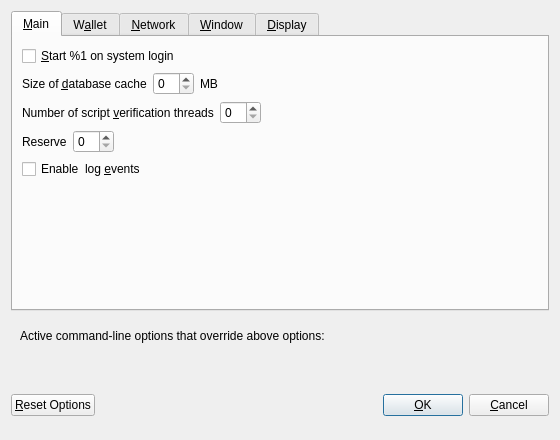
<?xml version="1.0" encoding="UTF-8"?>
<ui version="4.0">
 <class>OptionsDialog</class>
 <widget class="QDialog" name="OptionsDialog">
  <property name="geometry">
   <rect>
    <x>0</x>
    <y>0</y>
    <width>560</width>
    <height>440</height>
   </rect>
  </property>
  <property name="windowTitle">
   <string>Options</string>
  </property>
  <property name="modal">
   <bool>true</bool>
  </property>
  <layout class="QVBoxLayout" name="verticalLayout">
   <item>
    <widget class="QTabWidget" name="tabWidget">
     <property name="currentIndex">
      <number>0</number>
     </property>
     <widget class="QWidget" name="tabMain">
      <attribute name="title">
       <string>&amp;Main</string>
      </attribute>
      <layout class="QVBoxLayout" name="verticalLayout_Main">
       <item>
        <widget class="QCheckBox" name="bitcoinAtStartup">
         <property name="toolTip">
          <string>Automatically start %1 after logging in to the system.</string>
         </property>
         <property name="text">
          <string>&amp;Start %1 on system login</string>
         </property>
        </widget>
       </item>
       <item>
        <layout class="QHBoxLayout" name="horizontalLayout_2_Main">
         <item>
          <widget class="QLabel" name="databaseCacheLabel">
           <property name="text">
            <string>Size of &amp;database cache</string>
           </property>
           <property name="textFormat">
            <enum>Qt::PlainText</enum>
           </property>
           <property name="buddy">
            <cstring>databaseCache</cstring>
           </property>
          </widget>
         </item>
         <item>
          <widget class="QSpinBox" name="databaseCache"/>
         </item>
         <item>
          <widget class="QLabel" name="databaseCacheUnitLabel">
           <property name="text">
            <string>MB</string>
           </property>
           <property name="textFormat">
            <enum>Qt::PlainText</enum>
           </property>
          </widget>
         </item>
         <item>
          <spacer name="horizontalSpacer_2_Main">
           <property name="orientation">
            <enum>Qt::Horizontal</enum>
           </property>
           <property name="sizeHint" stdset="0">
            <size>
             <width>40</width>
             <height>20</height>
            </size>
           </property>
          </spacer>
         </item>
        </layout>
       </item>
       <item>
        <layout class="QHBoxLayout" name="horizontalLayout_3_Main">
         <item>
          <widget class="QLabel" name="threadsScriptVerifLabel">
           <property name="text">
            <string>Number of script &amp;verification threads</string>
           </property>
           <property name="textFormat">
            <enum>Qt::PlainText</enum>
           </property>
           <property name="buddy">
            <cstring>threadsScriptVerif</cstring>
           </property>
          </widget>
         </item>
         <item>
          <widget class="QSpinBox" name="threadsScriptVerif">
           <property name="toolTip">
            <string>(0 = auto, &lt;0 = leave that many cores free)</string>
           </property>
          </widget>
         </item>
         <item>
          <spacer name="horizontalSpacer_3_Main">
           <property name="orientation">
            <enum>Qt::Horizontal</enum>
           </property>
           <property name="sizeHint" stdset="0">
            <size>
             <width>40</width>
             <height>20</height>
            </size>
           </property>
          </spacer>
         </item>
        </layout>
       </item>
       <item>
        <layout class="QHBoxLayout" name="horizontalLayoutReserveBalance">
         <item>
          <widget class="QLabel" name="reserveBalanceLabel">
           <property name="text">
            <string>Reserve</string>
           </property>
           <property name="textFormat">
            <enum>Qt::PlainText</enum>
           </property>
           <property name="buddy">
            <cstring>reserveBalance</cstring>
           </property>
          </widget>
         </item>
         <item>
          <widget class="BitcoinAmountField" name="reserveBalance"/>
         </item>
         <item>
          <spacer name="horizontalSpacerReserveBalance">
           <property name="orientation">
            <enum>Qt::Horizontal</enum>
           </property>
           <property name="sizeHint" stdset="0">
            <size>
             <width>40</width>
             <height>20</height>
            </size>
           </property>
          </spacer>
         </item>
        </layout>
       </item>
       <item>
        <widget class="QCheckBox" name="logEvents">
         <property name="text">
          <string>Enable  log &amp;events</string>
         </property>
        </widget>
       </item>
       <item>
        <spacer name="verticalSpacer_Main">
         <property name="orientation">
          <enum>Qt::Vertical</enum>
         </property>
         <property name="sizeHint" stdset="0">
          <size>
           <width>20</width>
           <height>40</height>
          </size>
         </property>
        </spacer>
       </item>
      </layout>
     </widget>
     <widget class="QWidget" name="tabWallet">
      <attribute name="title">
       <string>W&amp;allet</string>
      </attribute>
      <layout class="QVBoxLayout" name="verticalLayout_Wallet">
       <item>
        <widget class="QGroupBox" name="groupBox">
         <property name="title">
          <string>Expert</string>
         </property>
         <layout class="QVBoxLayout" name="verticalLayout_2">
          <item>
           <widget class="QCheckBox" name="coinControlFeatures">
            <property name="toolTip">
             <string>Whether to show coin control features or not.</string>
            </property>
            <property name="text">
             <string>Enable coin &amp;control features</string>
            </property>
           </widget>
          </item>
          <item>
           <widget class="QCheckBox" name="spendZeroConfChange">
            <property name="toolTip">
             <string>If you disable the spending of unconfirmed change, the change from a transaction cannot be used until that transaction has at least one confirmation. This also affects how your balance is computed.</string>
            </property>
            <property name="text">
             <string>&amp;Spend unconfirmed change</string>
            </property>
           </widget>
          </item>
          <item>
           <widget class="QCheckBox" name="zeroBalanceAddressToken">
            <property name="text">
             <string>Enable &amp;zero balance for receiver token address</string>
            </property>
           </widget>
          </item>
          <item>
           <widget class="QCheckBox" name="notUseChangeAddress">
            <property name="text">
             <string>Don't use change &amp;address</string>
            </property>
           </widget>
          </item>
         </layout>
        </widget>
       </item>
       <item>
        <spacer name="verticalSpacer_Wallet">
         <property name="orientation">
          <enum>Qt::Vertical</enum>
         </property>
         <property name="sizeHint" stdset="0">
          <size>
           <width>20</width>
           <height>40</height>
          </size>
         </property>
        </spacer>
       </item>
      </layout>
     </widget>
     <widget class="QWidget" name="tabNetwork">
      <attribute name="title">
       <string>&amp;Network</string>
      </attribute>
      <layout class="QVBoxLayout" name="verticalLayout_Network">
       <item>
        <widget class="QCheckBox" name="mapPortUpnp">
         <property name="toolTip">
          <string>Automatically open the MMChain client port on the router. This only works when your router supports UPnP and it is enabled.</string>
         </property>
         <property name="text">
          <string>Map port using &amp;UPnP</string>
         </property>
        </widget>
       </item>
       <item>
        <widget class="QCheckBox" name="allowIncoming">
         <property name="toolTip">
          <string>Accept connections from outside</string>
         </property>
         <property name="text">
          <string>Allow incoming connections</string>
         </property>
        </widget>
       </item>
       <item>
        <widget class="QCheckBox" name="connectSocks">
         <property name="toolTip">
          <string>Connect to the MMChain network through a SOCKS5 proxy.</string>
         </property>
         <property name="text">
          <string>&amp;Connect through SOCKS5 proxy (default proxy):</string>
         </property>
        </widget>
       </item>
       <item>
        <layout class="QHBoxLayout" name="horizontalLayout_1_Network">
         <item>
          <widget class="QLabel" name="proxyIpLabel">
           <property name="text">
            <string>Proxy &amp;IP:</string>
           </property>
           <property name="textFormat">
            <enum>Qt::PlainText</enum>
           </property>
           <property name="buddy">
            <cstring>proxyIp</cstring>
           </property>
          </widget>
         </item>
         <item>
          <widget class="QValidatedLineEdit" name="proxyIp">
           <property name="minimumSize">
            <size>
             <width>140</width>
             <height>0</height>
            </size>
           </property>
           <property name="maximumSize">
            <size>
             <width>140</width>
             <height>16777215</height>
            </size>
           </property>
           <property name="toolTip">
            <string>IP address of the proxy (e.g. IPv4: 127.0.0.1 / IPv6: ::1)</string>
           </property>
          </widget>
         </item>
         <item>
          <widget class="QLabel" name="proxyPortLabel">
           <property name="text">
            <string>&amp;Port:</string>
           </property>
           <property name="textFormat">
            <enum>Qt::PlainText</enum>
           </property>
           <property name="buddy">
            <cstring>proxyPort</cstring>
           </property>
          </widget>
         </item>
         <item>
          <widget class="QLineEdit" name="proxyPort">
           <property name="minimumSize">
            <size>
             <width>55</width>
             <height>0</height>
            </size>
           </property>
           <property name="maximumSize">
            <size>
             <width>55</width>
             <height>16777215</height>
            </size>
           </property>
           <property name="toolTip">
            <string>Port of the proxy (e.g. 9050)</string>
           </property>
          </widget>
         </item>
         <item>
          <spacer name="horizontalSpacer_1_Network">
           <property name="orientation">
            <enum>Qt::Horizontal</enum>
           </property>
           <property name="sizeHint" stdset="0">
            <size>
             <width>40</width>
             <height>20</height>
            </size>
           </property>
          </spacer>
         </item>
        </layout>
       </item>
       <item>
        <layout class="QHBoxLayout" name="horizontalLayout_2_Network">
         <item>
          <widget class="QLabel" name="proxyActiveNets">
           <property name="text">
            <string>Used for reaching peers via:</string>
           </property>
           <property name="textFormat">
            <enum>Qt::PlainText</enum>
           </property>
          </widget>
         </item>
         <item>
          <widget class="QCheckBox" name="proxyReachIPv4">
           <property name="enabled">
            <bool>false</bool>
           </property>
           <property name="toolTip">
            <string>Shows, if the supplied default SOCKS5 proxy is used to reach peers via this network type.</string>
           </property>
           <property name="text">
            <string/>
           </property>
          </widget>
         </item>
         <item>
          <widget class="QLabel" name="proxyReachIPv4Label">
           <property name="text">
            <string>IPv4</string>
           </property>
           <property name="textFormat">
            <enum>Qt::PlainText</enum>
           </property>
          </widget>
         </item>
         <item>
          <widget class="QCheckBox" name="proxyReachIPv6">
           <property name="enabled">
            <bool>false</bool>
           </property>
           <property name="toolTip">
            <string>Shows, if the supplied default SOCKS5 proxy is used to reach peers via this network type.</string>
           </property>
           <property name="text">
            <string/>
           </property>
          </widget>
         </item>
         <item>
          <widget class="QLabel" name="proxyReachIPv6Label">
           <property name="text">
            <string>IPv6</string>
           </property>
           <property name="textFormat">
            <enum>Qt::PlainText</enum>
           </property>
          </widget>
         </item>
         <item>
          <widget class="QCheckBox" name="proxyReachTor">
           <property name="enabled">
            <bool>false</bool>
           </property>
           <property name="toolTip">
            <string>Shows, if the supplied default SOCKS5 proxy is used to reach peers via this network type.</string>
           </property>
           <property name="text">
            <string/>
           </property>
          </widget>
         </item>
         <item>
          <widget class="QLabel" name="proxyReachTorLabel">
           <property name="text">
            <string>Tor</string>
           </property>
           <property name="textFormat">
            <enum>Qt::PlainText</enum>
           </property>
          </widget>
         </item>
         <item>
          <spacer name="horizontalSpacer_2_Network">
           <property name="orientation">
            <enum>Qt::Horizontal</enum>
           </property>
           <property name="sizeHint" stdset="0">
            <size>
             <width>40</width>
             <height>20</height>
            </size>
           </property>
          </spacer>
         </item>
        </layout>
       </item>
       <item>
        <widget class="QCheckBox" name="connectSocksTor">
         <property name="toolTip">
          <string>Connect to the MMChain network through a separate SOCKS5 proxy for Tor hidden services.</string>
         </property>
         <property name="text">
          <string>Use separate SOCKS5 proxy to reach peers via Tor hidden services:</string>
         </property>
        </widget>
       </item>
       <item>
        <layout class="QHBoxLayout" name="horizontalLayout_3_Network">
         <item>
          <widget class="QLabel" name="proxyIpTorLabel">
           <property name="text">
            <string>Proxy &amp;IP:</string>
           </property>
           <property name="textFormat">
            <enum>Qt::PlainText</enum>
           </property>
           <property name="buddy">
            <cstring>proxyIpTor</cstring>
           </property>
          </widget>
         </item>
         <item>
          <widget class="QValidatedLineEdit" name="proxyIpTor">
           <property name="minimumSize">
            <size>
             <width>140</width>
             <height>0</height>
            </size>
           </property>
           <property name="maximumSize">
            <size>
             <width>140</width>
             <height>16777215</height>
            </size>
           </property>
           <property name="toolTip">
            <string>IP address of the proxy (e.g. IPv4: 127.0.0.1 / IPv6: ::1)</string>
           </property>
          </widget>
         </item>
         <item>
          <widget class="QLabel" name="proxyPortTorLabel">
           <property name="text">
            <string>&amp;Port:</string>
           </property>
           <property name="textFormat">
            <enum>Qt::PlainText</enum>
           </property>
           <property name="buddy">
            <cstring>proxyPortTor</cstring>
           </property>
          </widget>
         </item>
         <item>
          <widget class="QLineEdit" name="proxyPortTor">
           <property name="minimumSize">
            <size>
             <width>55</width>
             <height>0</height>
            </size>
           </property>
           <property name="maximumSize">
            <size>
             <width>55</width>
             <height>16777215</height>
            </size>
           </property>
           <property name="toolTip">
            <string>Port of the proxy (e.g. 9050)</string>
           </property>
          </widget>
         </item>
         <item>
          <spacer name="horizontalSpacer_4_Network">
           <property name="orientation">
            <enum>Qt::Horizontal</enum>
           </property>
           <property name="sizeHint" stdset="0">
            <size>
             <width>40</width>
             <height>20</height>
            </size>
           </property>
          </spacer>
         </item>
        </layout>
       </item>
       <item>
        <spacer name="verticalSpacer_Network">
         <property name="orientation">
          <enum>Qt::Vertical</enum>
         </property>
         <property name="sizeHint" stdset="0">
          <size>
           <width>20</width>
           <height>40</height>
          </size>
         </property>
        </spacer>
       </item>
      </layout>
     </widget>
     <widget class="QWidget" name="tabWindow">
      <attribute name="title">
       <string>&amp;Window</string>
      </attribute>
      <layout class="QVBoxLayout" name="verticalLayout_Window">
       <item>
        <widget class="QCheckBox" name="hideTrayIcon">
         <property name="toolTip">
          <string>&amp;Hide the icon from the system tray.</string>
         </property>
         <property name="text">
          <string>Hide tray icon</string>
         </property>
        </widget>
       </item>
       <item>
        <widget class="QCheckBox" name="minimizeToTray">
         <property name="toolTip">
          <string>Show only a tray icon after minimizing the window.</string>
         </property>
         <property name="text">
          <string>&amp;Minimize to the tray instead of the taskbar</string>
         </property>
        </widget>
       </item>
       <item>
        <widget class="QCheckBox" name="minimizeOnClose">
         <property name="toolTip">
          <string>Minimize instead of exit the application when the window is closed. When this option is enabled, the application will be closed only after selecting Exit in the menu.</string>
         </property>
         <property name="text">
          <string>M&amp;inimize on close</string>
         </property>
        </widget>
       </item>
       <item>
        <spacer name="verticalSpacer_Window">
         <property name="orientation">
          <enum>Qt::Vertical</enum>
         </property>
         <property name="sizeHint" stdset="0">
          <size>
           <width>20</width>
           <height>40</height>
          </size>
         </property>
        </spacer>
       </item>
      </layout>
     </widget>
     <widget class="QWidget" name="tabDisplay">
      <attribute name="title">
       <string>&amp;Display</string>
      </attribute>
      <layout class="QVBoxLayout" name="verticalLayout_Display">
       <item>
        <layout class="QHBoxLayout" name="horizontalLayout_1_Display">
         <item>
          <widget class="QLabel" name="langLabel">
           <property name="text">
            <string>User Interface &amp;language:</string>
           </property>
           <property name="textFormat">
            <enum>Qt::PlainText</enum>
           </property>
           <property name="buddy">
            <cstring>lang</cstring>
           </property>
          </widget>
         </item>
         <item>
          <widget class="QValueComboBox" name="lang">
           <property name="toolTip">
            <string>The user interface language can be set here. This setting will take effect after restarting %1.</string>
           </property>
          </widget>
         </item>
        </layout>
       </item>
       <item>
        <layout class="QHBoxLayout" name="horizontalLayout_2_Display">
         <item>
          <widget class="QLabel" name="unitLabel">
           <property name="text">
            <string>&amp;Unit to show amounts in:</string>
           </property>
           <property name="textFormat">
            <enum>Qt::PlainText</enum>
           </property>
           <property name="buddy">
            <cstring>unit</cstring>
           </property>
          </widget>
         </item>
         <item>
          <widget class="QValueComboBox" name="unit">
           <property name="toolTip">
            <string>Choose the default subdivision unit to show in the interface and when sending coins.</string>
           </property>
          </widget>
         </item>
        </layout>
       </item>
       <item>
        <layout class="QHBoxLayout" name="horizontalLayout_3_Display">
         <item>
          <widget class="QLabel" name="thirdPartyTxUrlsLabel">
           <property name="toolTip">
            <string>Third party URLs (e.g. a block explorer) that appear in the transactions tab as context menu items. %s in the URL is replaced by transaction hash. Multiple URLs are separated by vertical bar |.</string>
           </property>
           <property name="text">
            <string>Third party transaction URLs</string>
           </property>
           <property name="buddy">
            <cstring>thirdPartyTxUrls</cstring>
           </property>
          </widget>
         </item>
         <item>
          <widget class="QLineEdit" name="thirdPartyTxUrls">
           <property name="toolTip">
            <string>Third party URLs (e.g. a block explorer) that appear in the transactions tab as context menu items. %s in the URL is replaced by transaction hash. Multiple URLs are separated by vertical bar |.</string>
           </property>
          </widget>
         </item>
        </layout>
       </item>
       <item>
        <spacer name="verticalSpacer_Display">
         <property name="orientation">
          <enum>Qt::Vertical</enum>
         </property>
         <property name="sizeHint" stdset="0">
          <size>
           <width>20</width>
           <height>40</height>
          </size>
         </property>
        </spacer>
       </item>
      </layout>
     </widget>
    </widget>
   </item>
   <item>
    <widget class="QFrame" name="frame">
     <layout class="QVBoxLayout" name="verticalLayout_Bottom">
      <item>
       <layout class="QHBoxLayout" name="horizontalLayout_Bottom">
        <item>
         <widget class="QLabel" name="overriddenByCommandLineInfoLabel">
          <property name="text">
           <string>Active command-line options that override above options:</string>
          </property>
          <property name="textFormat">
           <enum>Qt::PlainText</enum>
          </property>
         </widget>
        </item>
        <item>
         <spacer name="horizontalSpacer_Bottom">
          <property name="orientation">
           <enum>Qt::Horizontal</enum>
          </property>
          <property name="sizeHint" stdset="0">
           <size>
            <width>40</width>
            <height>20</height>
           </size>
          </property>
         </spacer>
        </item>
       </layout>
      </item>
      <item>
       <widget class="QLabel" name="overriddenByCommandLineLabel">
        <property name="text">
         <string/>
        </property>
        <property name="textFormat">
         <enum>Qt::PlainText</enum>
        </property>
        <property name="wordWrap">
         <bool>true</bool>
        </property>
       </widget>
      </item>
     </layout>
    </widget>
   </item>
   <item>
    <layout class="QHBoxLayout" name="horizontalLayout_Buttons">
     <item>
      <widget class="QPushButton" name="resetButton">
       <property name="toolTip">
        <string>Reset all client options to default.</string>
       </property>
       <property name="text">
        <string>&amp;Reset Options</string>
       </property>
       <property name="autoDefault">
        <bool>false</bool>
       </property>
      </widget>
     </item>
     <item>
      <spacer name="horizontalSpacer_1">
       <property name="orientation">
        <enum>Qt::Horizontal</enum>
       </property>
       <property name="sizeHint" stdset="0">
        <size>
         <width>40</width>
         <height>48</height>
        </size>
       </property>
      </spacer>
     </item>
     <item>
      <widget class="QLabel" name="statusLabel">
       <property name="minimumSize">
        <size>
         <width>200</width>
         <height>0</height>
        </size>
       </property>
       <property name="font">
        <font>
         <weight>75</weight>
         <bold>true</bold>
        </font>
       </property>
       <property name="text">
        <string/>
       </property>
       <property name="textFormat">
        <enum>Qt::PlainText</enum>
       </property>
       <property name="wordWrap">
        <bool>true</bool>
       </property>
      </widget>
     </item>
     <item>
      <spacer name="horizontalSpacer_2">
       <property name="orientation">
        <enum>Qt::Horizontal</enum>
       </property>
       <property name="sizeHint" stdset="0">
        <size>
         <width>40</width>
         <height>48</height>
        </size>
       </property>
      </spacer>
     </item>
     <item>
      <widget class="QPushButton" name="okButton">
       <property name="text">
        <string>&amp;OK</string>
       </property>
       <property name="autoDefault">
        <bool>false</bool>
       </property>
       <property name="default">
        <bool>true</bool>
       </property>
      </widget>
     </item>
     <item>
      <widget class="QPushButton" name="cancelButton">
       <property name="text">
        <string>&amp;Cancel</string>
       </property>
       <property name="autoDefault">
        <bool>false</bool>
       </property>
      </widget>
     </item>
    </layout>
   </item>
  </layout>
 </widget>
 <customwidgets>
  <customwidget>
   <class>BitcoinAmountField</class>
   <extends>QSpinBox</extends>
   <header>bitcoinamountfield.h</header>
  </customwidget>
  <customwidget>
   <class>QValidatedLineEdit</class>
   <extends>QLineEdit</extends>
   <header>qvalidatedlineedit.h</header>
  </customwidget>
  <customwidget>
   <class>QValueComboBox</class>
   <extends>QComboBox</extends>
   <header>qvaluecombobox.h</header>
  </customwidget>
 </customwidgets>
 <resources/>
 <connections/>
</ui>
